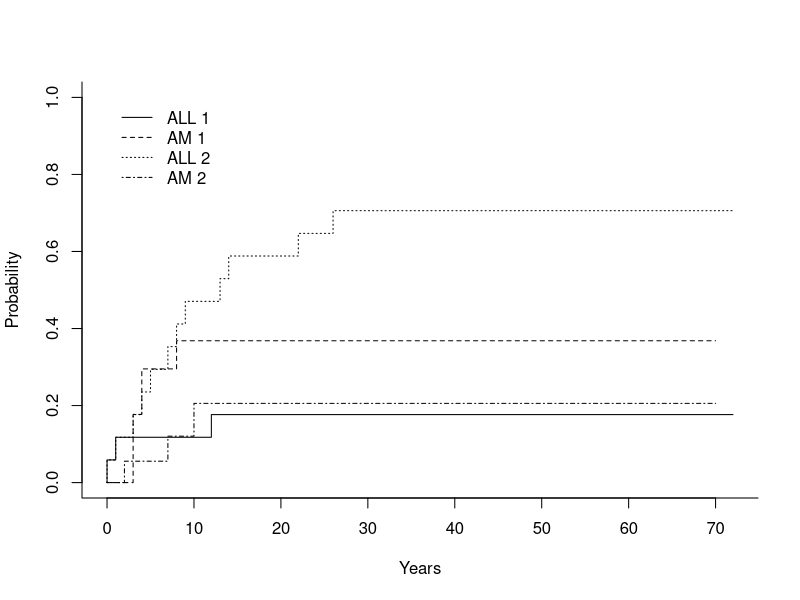
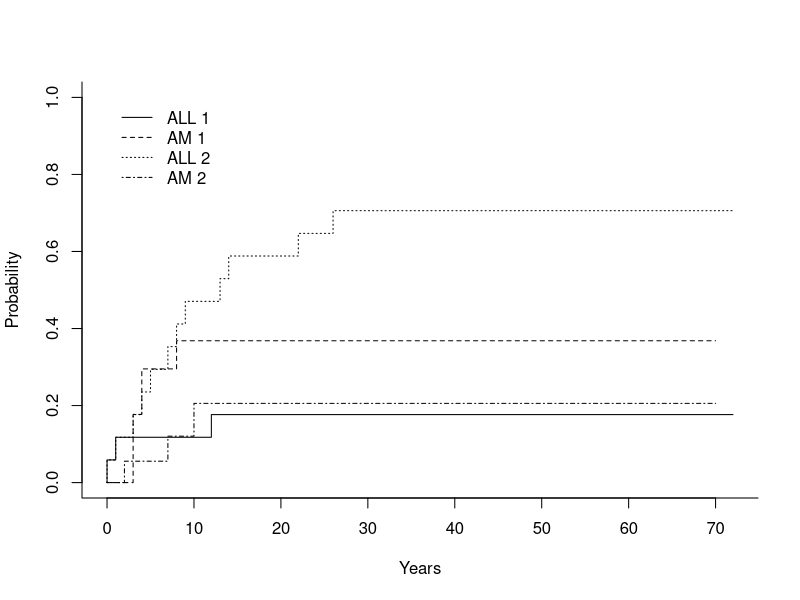
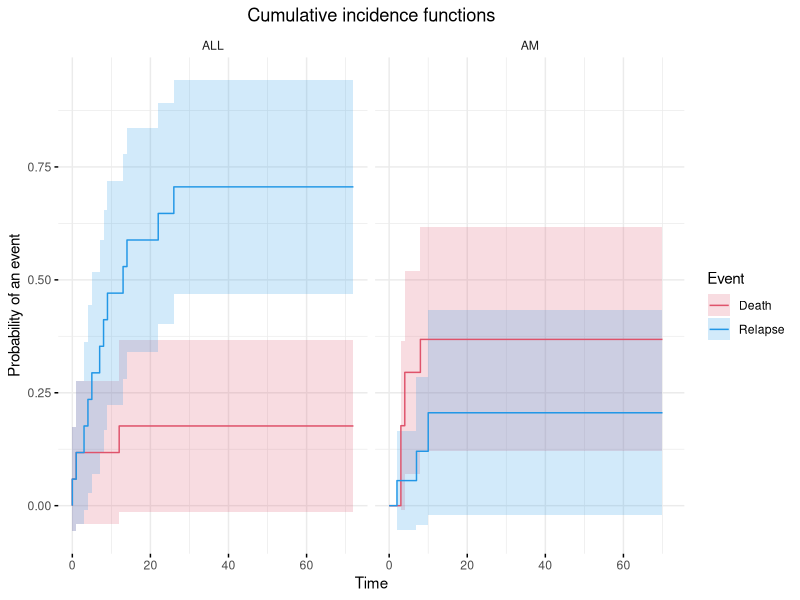

These charts were generated, in order, by the following R code:
## ---- chunk 1
knitr::opts_chunk$set(echo = TRUE)
## ---- chunk 2
library(cmprsk)
library(survminer) # to plot competing risks in ggplot
library(tidyverse)
## ---- chunk 3
data <- read_csv("../Data/bmt.csv", col_types = cols(.default = col_double())) %>% 
  mutate(dis = factor(dis, levels = c(0,1), labels = c("ALL", "AM")))

glimpse(data)
## ---- chunk 4
np_cif <- with(data, cuminc(ftime = ftime, # follow-up time
                  fstatus = status, # polytomous variable!
                  group = dis, # estimate CIF for different groups
                  cencode = 0)) # censoring code of fstatus variable
np_cif
plot(np_cif)
## ---- chunk 5
plot(np_cif)
## ---- chunk 6
ggcompetingrisks(np_cif,
                 ggtheme = theme_minimal(),
                 conf.int = TRUE) +
  scale_color_manual(name = "Event", labels = c("Death", "Relapse"),
                     values = c(2, 4)) +
  scale_fill_manual(name = "Event", labels = c("Death", "Relapse"),
                    values = c(2, 4)) +
  theme(plot.title = element_text(hjust = 0.5))
